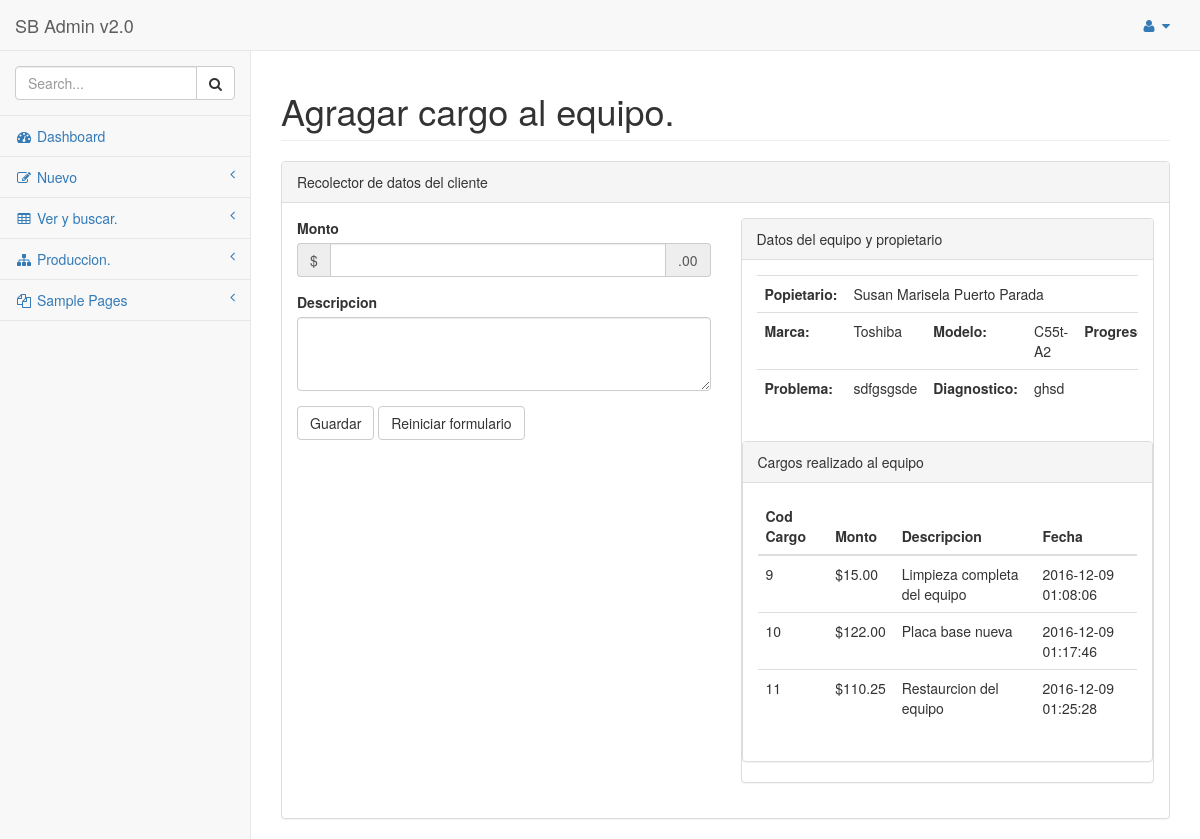
/admin/cargoseq.php?var=4 (signed in), run on the app's committed database.
### tables this page shows
CREATE TABLE IF NOT EXISTS `equipos_clientes` (
  `id_eqclient` int(11) NOT NULL AUTO_INCREMENT,
  `marca_eqclient` varchar(20) NOT NULL,
  `model_eqclient` varchar(70) NOT NULL,
  `SN_eqclient` varchar(70) NOT NULL,
  `tipo_eqclient` varchar(30) NOT NULL,
  `hardware_eqclient` varchar(500) NOT NULL,
  `observaciones_eqclient` varchar(1000) NOT NULL,
  `problema_eqclient` varchar(1000) NOT NULL,
  `diagnostico_eqclient` varchar(1000) NOT NULL,
  `progreso` int(11) NOT NULL,
  `status` int(11) NOT NULL,
  `propietario_eqclient` int(11) NOT NULL,
  `tecnico` int(11) NOT NULL,
  PRIMARY KEY (`id_eqclient`),
  KEY `propietario_eqclient` (`propietario_eqclient`),
  KEY `tecnico` (`tecnico`)
);

CREATE TABLE IF NOT EXISTS `Clientes` (
  `Id_client` int(11) NOT NULL AUTO_INCREMENT,
  `nom_client` varchar(100) NOT NULL,
  `apell_client` varchar(100) NOT NULL,
  `tell_client` varchar(13) NOT NULL,
  `email_client` varchar(100) NOT NULL,
  PRIMARY KEY (`Id_client`)
);

CREATE TABLE IF NOT EXISTS `cargos_eqpaciente` (
  `id_cargo` int(11) NOT NULL AUTO_INCREMENT,
  `monto_cargo` decimal(10,2) NOT NULL,
  `descripcion_cargo` varchar(1000) NOT NULL,
  `fecha_cargo` datetime NOT NULL,
  `saldado` int(11) NOT NULL,
  `cod_eqclient` int(11) NOT NULL,
  PRIMARY KEY (`id_cargo`),
  KEY `cod_eqclient` (`cod_eqclient`)
);

### admin/fine/vistas.php (the view, shortened to what this page needs)
<?php
function EqParaCargo($equipo)
{
  $eqcargo = mysql_query("SELECT marca_eqclient, model_eqclient, progreso, problema_eqclient, diagnostico_eqclient, nom_client, apell_client, id_eqclient FROM equipos_clientes, Clientes WHERE id_eqclient = '$equipo' AND propietario_eqclient = id_client") or die(mysql_error());
  $roweqcargo = mysql_fetch_row($eqcargo);
  $eq = $roweqcargo[7];
echo '<div class="col-lg-6">
      <div class="panel panel-default">
          <div class="panel-heading">
              Datos del equipo y propietario
          </div>
          <div class="panel-body">
              <div class="table-responsive">
                  <table class="table">
                      <tbody>
                          <tr>
                              <td><b>Popietario: </b></td>
                              <td colspan="4">'.$roweqcargo[5].' '.$roweqcargo[6].'</td>
                              <td></td>
                          </tr>
                          <tr>
                              <td><b>Marca: </b></td>
                              <td>'.$roweqcargo[0].'</td>
                              <td><b>Modelo: </b></td>
                              <td>'.$roweqcargo[1].'</td>
                              <td><b>Progreso: </b></td>
                              <td>'.$roweqcargo[2].'</td>
                          </tr>
                          <tr>
                              <td><b>Problema: </b></td>
                              <td>'.$roweqcargo[3].'</td>
                              <td><b>Diagnostico: </b></td>
                              <td>'.$roweqcargo[4].'</td>
                              <td></td>
                              <td></td>
                          </tr>
                      </tbody>
                  </table>
              </div>
          </div>';
          $cargos = mysql_query("SELECT id_cargo, monto_cargo, descripcion_cargo, fecha_cargo FROM equipos_clientes, cargos_eqpaciente WHERE id_eqclient =  '$eq' AND cod_eqclient = id_eqclient AND saldado = 0") or die(mysql_error());
        echo '
              <div class="panel panel-default">
                  <div class="panel-heading">
                      Cargos realizado al equipo
                  </div>
                  <div class="panel-body">
                      <div class="table-responsive">
                          <table class="table">
                          <thead>
                              <tr>
                                  <th>Cod Cargo</th>
                                  <th>Monto</th>
                                  <th>Descripcion</th>
                                  <th>Fecha</th>
                              </tr>
                          </thead>
                              <tbody>';
          while ($rowcargos = mysql_fetch_row($cargos)){
                                echo ' <tr>
                                      <td>'.$rowcargos[0].'</td>
                                      <td>$'.$rowcargos[1].'</td>
                                      <td>'.$rowcargos[2].'</td>
                                      <td>'.$rowcargos[3].'</td>
                                  </tr>';
                                }
                                echo '</tbody>
                                  </table>
                             </div>';
}
?>

### data on the page
equipos_clientes: propietario_eqclient.nom_client "Susan Marisela", propietario_eqclient.apell_client "Puerto Parada", marca_eqclient "Toshiba", model_eqclient "C55t-A2", problema_eqclient "sdfgsgsde", diagnostico_eqclient "ghsd"
cargos_eqpaciente: id_cargo "9", monto_cargo "15.00", descripcion_cargo "Limpieza completa del equipo", fecha_cargo "2016-12-09 01:08:06"
cargos_eqpaciente: id_cargo "10", monto_cargo "122.00", descripcion_cargo "Placa base nueva", fecha_cargo "2016-12-09 01:17:46"
cargos_eqpaciente: id_cargo "11", monto_cargo "110.25", descripcion_cargo "Restaurcion del equipo", fecha_cargo "2016-12-09 01:25:28"
